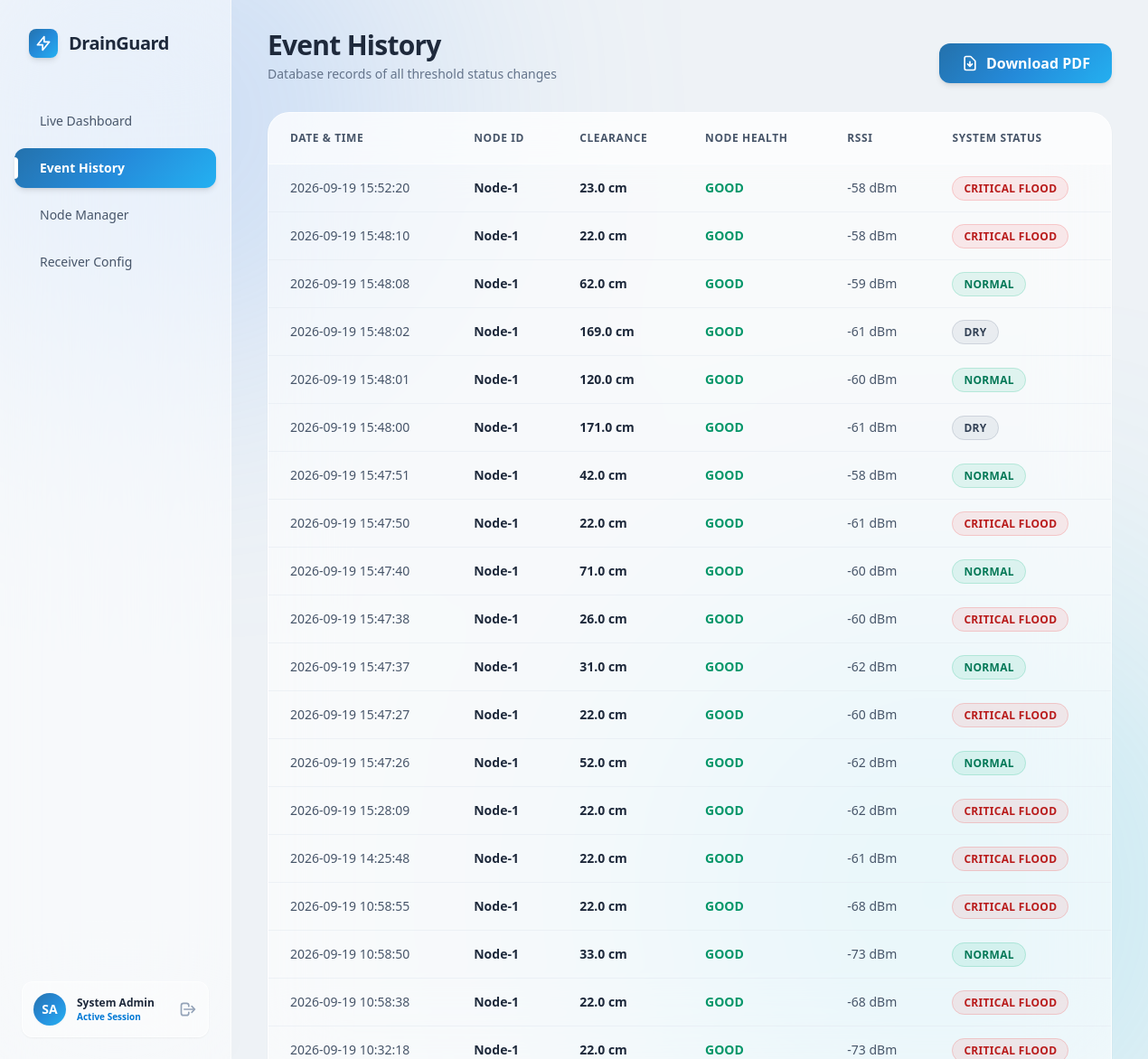
The page /history (signed in) on the database its author committed.
### tables this page shows
CREATE TABLE history_logs
                 (id INTEGER PRIMARY KEY AUTOINCREMENT,
                  date_time TEXT, 
                  node_id TEXT,
                  distance REAL,
                  battery INTEGER,
                  rssi INTEGER,
                  status TEXT);

### app.py (the view)
@app.route('/history')
def history():
    if not session.get('logged_in'): return redirect(url_for('login'))
    conn = sqlite3.connect(DB_NAME)
    c = conn.cursor()
    c.execute("SELECT * FROM history_logs ORDER BY id DESC LIMIT 50")
    logs = c.fetchall()
    conn.close()
    return render_template('history.html', logs=logs)

### templates/history.html (shortened to what this page needs)
<!DOCTYPE html>
<html lang="en">
<head>
    <script src="https://cdn.tailwindcss.com"></script>
</head>
<body class="bg-[#EEF2F6] text-slate-800 font-sans h-screen flex overflow-hidden relative selection:bg-blue-200">
    <div class="absolute top-[-10%] left-[-5%] w-[500px] h-[500px] bg-blue-400/30 rounded-full mix-blend-multiply filter blur-[140px] pointer-events-none animate-pulse"></div>
    <div class="absolute bottom-[-10%] right-[-5%] w-[600px] h-[600px] bg-cyan-400/25 rounded-full mix-blend-multiply filter blur-[160px] pointer-events-none animate-pulse" style="animation-delay: 3s;"></div>
    <aside class="w-64 backdrop-blur-3xl bg-white/50 border-r border-white/60 flex flex-col justify-between z-10 shadow-[4px_0_24px_rgba(0,0,0,0.01)]">
        <div>
            <div class="p-8 flex items-center">
                <div class="w-8 h-8 rounded-lg win11-gradient-bg shadow-md flex items-center justify-center mr-3">
                    <svg class="w-5 h-5 text-white" fill="none" stroke="currentColor" viewBox="0 0 24 24"><path stroke-linecap="round" stroke-linejoin="round" stroke-width="2" d="M13 10V3L4 14h7v7l9-11h-7z"></path></svg>
                </div>
                <span class="text-xl font-extrabold text-slate-800 tracking-tight">DrainGuard</span>
            </div>
            <nav class="mt-4 px-4 space-y-2">
                <a href="{{ url_for('index') }}" class="fluent-btn flex items-center px-4 py-3 rounded-xl hover:bg-white/40 text-slate-600 hover:text-slate-900 transition-colors">
                    <span class="ml-3 font-medium text-sm">Live Dashboard</span>
                </a>
                <a href="{{ url_for('history') }}" class="fluent-btn flex items-center px-4 py-3 win11-gradient-bg rounded-xl shadow-md text-white relative overflow-hidden group">
                    <div class="absolute left-0 top-1/2 -translate-y-1/2 w-1 h-6 bg-white rounded-r-full shadow-sm"></div>
                    <span class="ml-3 font-semibold text-sm">Event History</span>
                </a>
                <a href="/nodes" class="fluent-btn flex items-center px-4 py-3 rounded-xl hover:bg-white/40 text-slate-600 hover:text-slate-900 transition-colors">
                    <span class="ml-3 font-medium text-sm">Node Manager</span>
                </a>
                <a href="/receiver" class="fluent-btn flex items-center px-4 py-3 rounded-xl hover:bg-white/40 text-slate-600 hover:text-slate-900 transition-colors">
                    <span class="ml-3 font-medium text-sm">Receiver Config</span>
                </a>
            </nav>
        </div>
        <div class="p-6">
            <div class="flex items-center justify-between p-3 rounded-xl bg-white/40 border border-white/60 hover:bg-white/70 transition-colors cursor-pointer group shadow-sm">
                <div class="flex items-center overflow-hidden">
                    <div class="w-9 h-9 rounded-full win11-gradient-bg text-white font-bold flex items-center justify-center shadow-sm text-sm">SA</div>
                    <div class="ml-3 truncate">
                        <p class="text-xs font-bold text-slate-800 truncate">System Admin</p>
                        <p class="text-[10px] text-[#0078D4] font-semibold">Active Session</p>
                    </div>
                </div>
                <a href="{{ url_for('logout') }}" class="text-slate-400 group-hover:text-red-500 transition-colors ml-2" title="Logout">
                    <svg xmlns="http://www.w3.org/2000/svg" class="h-5 w-5" fill="none" viewBox="0 0 24 24" stroke="currentColor">
                        <path stroke-linecap="round" stroke-linejoin="round" stroke-width="2" d="M17 16l4-4m0 0l-4-4m4 4H7m6 4v1a3 3 0 01-3 3H6a3 3 0 01-3-3V7a3 3 0 013-3h4a3 3 0 013 3v1" />
                    </svg>
                </a>
            </div>
        </div>
    </aside>
    <main class="flex-1 flex flex-col overflow-y-auto relative z-10">
        <header class="px-10 py-8 flex justify-between items-end">
            <div>
                <h1 class="text-3xl font-extrabold text-slate-800 tracking-tight">Event History</h1>
                <p class="text-sm text-slate-500 font-medium mt-1">Database records of all threshold status changes</p>
            </div>
            <a href="{{ url_for('export_pdf') }}" class="px-6 py-2.5 win11-gradient-bg hover:opacity-95 text-white rounded-xl font-bold shadow-md flex items-center gap-2 transition-all">
                <svg xmlns="http://www.w3.org/2000/svg" class="h-5 w-5" fill="none" viewBox="0 0 24 24" stroke="currentColor">
                    <path stroke-linecap="round" stroke-linejoin="round" stroke-width="2" d="M12 10v6m0 0l-3-3m3 3l3-3m2 8H7a2 2 0 01-2-2V5a2 2 0 012-2h5.586a1 1 0 01.707.293l5.414 5.414a1 1 0 01.293.707V19a2 2 0 01-2 2z" />
                </svg>
                Download PDF
            </a>
        </header>
        <div class="px-10 pb-10">
            <div class="fluent-card backdrop-blur-2xl bg-white/60 rounded-3xl border border-white/80 shadow-sm overflow-hidden">
                <table class="w-full text-left text-sm text-slate-700">
                    <thead class="bg-white/40 text-slate-600 text-xs uppercase tracking-wider border-b border-white/60">
                        <tr>
                            <th class="px-6 py-5 font-extrabold">Date & Time</th>
                            <th class="px-6 py-5 font-extrabold">Node ID</th>
                            <th class="px-6 py-5 font-extrabold">Clearance</th>
                            <th class="px-6 py-5 font-extrabold">Node Health</th>
                            <th class="px-6 py-5 font-extrabold">RSSI</th>
                            <th class="px-6 py-5 font-extrabold">System Status</th>
                        </tr>
                    </thead>
                    <tbody class="divide-y divide-slate-200/50">
                        {% for log in logs %}
                        <tr class="hover:bg-white/40 transition-colors">
                            <td class="px-6 py-4 whitespace-nowrap font-medium text-slate-600">{{ log[1] }}</td>
                            <td class="px-6 py-4 font-bold text-slate-800">Node-{{ log[2] }}</td>
                            <td class="px-6 py-4 font-bold text-slate-800">{{ log[3] }} cm</td>
                            <td class="px-6 py-4">
                                {% if log[5]|int < -100 %}
                                    <span class="text-yellow-600 font-bold">WEAK</span>
                                {% else %}
                                    <span class="text-emerald-600 font-bold">GOOD</span>
                                {% endif %}
                            </td>
                            <td class="px-6 py-4 font-medium text-slate-600">{{ log[5] }} dBm</td>
                            <td class="px-6 py-4">
                                {% if log[6] == "NORMAL" %}
                                    <span class="bg-emerald-500/10 text-emerald-700 border border-emerald-500/20 px-3 py-1 rounded-full text-xs font-bold tracking-wide">NORMAL</span>
                                {% elif log[6] == "CRITICAL FLOOD" %}
                                    <span class="bg-red-500/10 text-red-700 border border-red-500/20 px-3 py-1 rounded-full text-xs font-bold tracking-wide animate-pulse">{{ log[6] }}</span>
                                {% else %}
                                    <span class="bg-slate-500/10 text-slate-700 border border-slate-500/20 px-3 py-1 rounded-full text-xs font-bold tracking-wide">{{ log[6] }}</span>
                                {% endif %}
                            </td>
                        </tr>
                        {% endfor %}
                    </tbody>
                </table>
            </div>
        </div>
    </main>
</body>
</html>

### templates/history.html (style rules this page uses)
.fluent-card { transition: all 0.4s cubic-bezier(0.175, 0.885, 0.32, 1.275); }
.fluent-btn { transition: all 0.2s ease-in-out; }
.win11-gradient-bg { background: linear-gradient(135deg, rgba(0, 90, 158, 0.85) 0%, rgba(0, 120, 212, 0.85) 50%, rgba(0, 164, 239, 0.85) 100%); backdrop-filter: blur(12px); }

### rows shown on the page
history_logs: date_time "2026-09-19 15:52:20", node "1", distance "23.0", shows "GOOD", rssi "-58", status "CRITICAL FLOOD"
history_logs: date_time "2026-09-19 15:48:10", node "1", distance "22.0", shows "GOOD", rssi "-58", status "CRITICAL FLOOD"
history_logs: date_time "2026-09-19 15:48:08", node "1", distance "62.0", shows "GOOD", rssi "-59", status "NORMAL"
history_logs: date_time "2026-09-19 15:48:02", node "1", distance "169.0", shows "GOOD", rssi "-61", status "DRY"
history_logs: date_time "2026-09-19 15:48:01", node "1", distance "120.0", shows "GOOD", rssi "-60", status "NORMAL"
history_logs: date_time "2026-09-19 15:48:00", node "1", distance "171.0", shows "GOOD", rssi "-61", status "DRY"
history_logs: date_time "2026-09-19 15:47:51", node "1", distance "42.0", shows "GOOD", rssi "-58", status "NORMAL"
history_logs: date_time "2026-09-19 15:47:50", node "1", distance "22.0", shows "GOOD", rssi "-61", status "CRITICAL FLOOD"
history_logs: date_time "2026-09-19 15:47:40", node "1", distance "71.0", shows "GOOD", rssi "-60", status "NORMAL"
history_logs: date_time "2026-09-19 15:47:38", node "1", distance "26.0", shows "GOOD", rssi "-60", status "CRITICAL FLOOD"
history_logs: date_time "2026-09-19 15:47:37", node "1", distance "31.0", shows "GOOD", rssi "-62", status "NORMAL"
history_logs: date_time "2026-09-19 15:47:27", node "1", distance "22.0", shows "GOOD", rssi "-60", status "CRITICAL FLOOD"
history_logs: date_time "2026-09-19 15:47:26", node "1", distance "52.0", shows "GOOD", rssi "-62", status "NORMAL"
history_logs: date_time "2026-09-19 15:28:09", node "1", distance "22.0", shows "GOOD", rssi "-62", status "CRITICAL FLOOD"
history_logs: date_time "2026-09-19 14:25:48", node "1", distance "22.0", shows "GOOD", rssi "-61", status "CRITICAL FLOOD"
history_logs: date_time "2026-09-19 10:58:55", node "1", distance "22.0", shows "GOOD", rssi "-68", status "CRITICAL FLOOD"
history_logs: date_time "2026-09-19 10:58:50", node "1", distance "33.0", shows "GOOD", rssi "-73", status "NORMAL"
history_logs: date_time "2026-09-19 10:58:38", node "1", distance "22.0", shows "GOOD", rssi "-68", status "CRITICAL FLOOD"
history_logs: date_time "2026-09-19 10:32:18", node "1", distance "22.0", shows "GOOD", rssi "-73", status "CRITICAL FLOOD"
